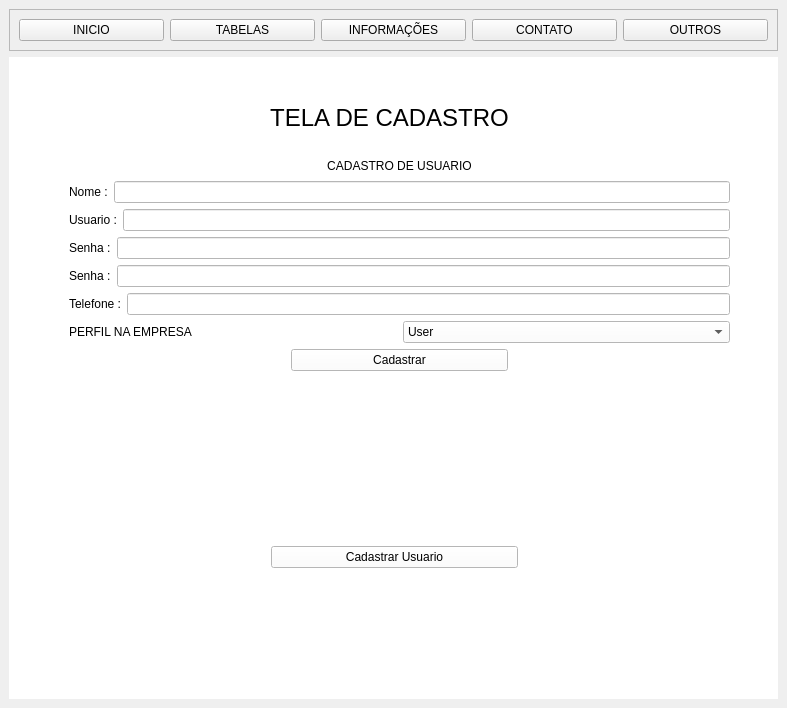
<?xml version="1.0" encoding="UTF-8"?>
<ui version="4.0">
 <class>MainWindow</class>
 <widget class="QMainWindow" name="MainWindow">
  <property name="geometry">
   <rect>
    <x>0</x>
    <y>0</y>
    <width>787</width>
    <height>708</height>
   </rect>
  </property>
  <property name="windowTitle">
   <string>MainWindow</string>
  </property>
  <widget class="QWidget" name="centralwidget">
   <layout class="QVBoxLayout" name="verticalLayout">
    <item>
     <widget class="QFrame" name="frame">
      <property name="frameShape">
       <enum>QFrame::StyledPanel</enum>
      </property>
      <property name="frameShadow">
       <enum>QFrame::Raised</enum>
      </property>
      <layout class="QHBoxLayout" name="horizontalLayout">
       <item>
        <widget class="QPushButton" name="btn_inicio">
         <property name="text">
          <string>INICIO</string>
         </property>
        </widget>
       </item>
       <item>
        <widget class="QPushButton" name="btn_tabela">
         <property name="text">
          <string>TABELAS</string>
         </property>
        </widget>
       </item>
       <item>
        <widget class="QPushButton" name="btn_info">
         <property name="text">
          <string>INFORMAÇÕES</string>
         </property>
        </widget>
       </item>
       <item>
        <widget class="QPushButton" name="btn_cont">
         <property name="text">
          <string>CONTATO</string>
         </property>
        </widget>
       </item>
       <item>
        <widget class="QPushButton" name="btn_outros">
         <property name="text">
          <string>OUTROS</string>
         </property>
        </widget>
       </item>
      </layout>
     </widget>
    </item>
    <item>
     <widget class="QStackedWidget" name="Pages">
      <property name="styleSheet">
       <string notr="true">background-color: rgb(255, 255, 255);
background-color: rgb(255, 255, 255);</string>
      </property>
      <property name="currentIndex">
       <number>2</number>
      </property>
      <widget class="QWidget" name="pg_table">
       <widget class="QWidget" name="">
        <property name="geometry">
         <rect>
          <x>40</x>
          <y>70</y>
          <width>701</width>
          <height>512</height>
         </rect>
        </property>
        <layout class="QHBoxLayout" name="horizontalLayout_4">
         <item>
          <widget class="QTabWidget" name="tabWidget">
           <property name="currentIndex">
            <number>0</number>
           </property>
           <widget class="QWidget" name="tab">
            <attribute name="title">
             <string>TreeWidget</string>
            </attribute>
            <layout class="QVBoxLayout" name="verticalLayout_2">
             <item>
              <layout class="QHBoxLayout" name="horizontalLayout_3">
               <item>
                <widget class="QLineEdit" name="txt_file"/>
               </item>
               <item>
                <widget class="QPushButton" name="btn_open">
                 <property name="text">
                  <string>Abrir</string>
                 </property>
                </widget>
               </item>
              </layout>
             </item>
             <item>
              <layout class="QVBoxLayout" name="verticalLayout_5">
               <item>
                <layout class="QVBoxLayout" name="verticalLayout_4">
                 <item>
                  <widget class="QLabel" name="label_3">
                   <property name="text">
                    <string>ESTOQUE</string>
                   </property>
                  </widget>
                 </item>
                 <item>
                  <widget class="QTreeWidget" name="tw_estoque">
                   <column>
                    <property name="text">
                     <string>Estoque</string>
                    </property>
                   </column>
                   <column>
                    <property name="text">
                     <string>Entradas</string>
                    </property>
                   </column>
                   <column>
                    <property name="text">
                     <string>Saídas</string>
                    </property>
                   </column>
                   <column>
                    <property name="text">
                     <string>Fornecedores</string>
                    </property>
                   </column>
                   <column>
                    <property name="text">
                     <string>Data de importação</string>
                    </property>
                   </column>
                   <column>
                    <property name="text">
                     <string>Controle de Qualidade</string>
                    </property>
                   </column>
                   <column>
                    <property name="text">
                     <string>Usuario</string>
                    </property>
                   </column>
                   <column>
                    <property name="text">
                     <string>Descrição do item</string>
                    </property>
                   </column>
                  </widget>
                 </item>
                </layout>
               </item>
               <item>
                <layout class="QVBoxLayout" name="verticalLayout_3">
                 <item>
                  <widget class="QLabel" name="label_2">
                   <property name="text">
                    <string>SAIDA</string>
                   </property>
                  </widget>
                 </item>
                 <item>
                  <widget class="QTreeWidget" name="tw_saida">
                   <column>
                    <property name="text">
                     <string>NFe</string>
                    </property>
                   </column>
                   <column>
                    <property name="text">
                     <string>Serie</string>
                    </property>
                   </column>
                   <column>
                    <property name="text">
                     <string>Data de Saída</string>
                    </property>
                   </column>
                   <column>
                    <property name="text">
                     <string>Data de importação</string>
                    </property>
                   </column>
                   <column>
                    <property name="text">
                     <string>User</string>
                    </property>
                   </column>
                  </widget>
                 </item>
                </layout>
               </item>
              </layout>
             </item>
            </layout>
           </widget>
           <widget class="QWidget" name="tab_2">
            <attribute name="title">
             <string>Tab 2</string>
            </attribute>
           </widget>
          </widget>
         </item>
         <item>
          <widget class="QFrame" name="frame_2">
           <property name="frameShape">
            <enum>QFrame::StyledPanel</enum>
           </property>
           <property name="frameShadow">
            <enum>QFrame::Raised</enum>
           </property>
           <layout class="QVBoxLayout" name="verticalLayout_6">
            <item>
             <widget class="QPushButton" name="pushButton_6">
              <property name="text">
               <string>Importar</string>
              </property>
             </widget>
            </item>
            <item>
             <widget class="QPushButton" name="btn_saida">
              <property name="text">
               <string>Gerar saida</string>
              </property>
             </widget>
            </item>
            <item>
             <widget class="QPushButton" name="btn_estorno">
              <property name="text">
               <string>Estorno</string>
              </property>
             </widget>
            </item>
            <item>
             <spacer name="verticalSpacer">
              <property name="orientation">
               <enum>Qt::Vertical</enum>
              </property>
              <property name="sizeHint" stdset="0">
               <size>
                <width>40</width>
                <height>20</height>
               </size>
              </property>
             </spacer>
            </item>
           </layout>
          </widget>
         </item>
        </layout>
       </widget>
      </widget>
      <widget class="QWidget" name="pg_home">
       <widget class="QLabel" name="label">
        <property name="geometry">
         <rect>
          <x>9</x>
          <y>9</y>
          <width>751</width>
          <height>491</height>
         </rect>
        </property>
        <property name="sizePolicy">
         <sizepolicy hsizetype="Preferred" vsizetype="Minimum">
          <horstretch>0</horstretch>
          <verstretch>0</verstretch>
         </sizepolicy>
        </property>
        <property name="styleSheet">
         <string notr="true">font: 8pt &quot;Exotc350 Bd BT&quot;;
background-color: rgb(255, 255, 255);</string>
        </property>
        <property name="text">
         <string>&lt;html&gt;&lt;head/&gt;&lt;body&gt;&lt;p align=&quot;center&quot;&gt;&lt;span style=&quot; font-size:24pt; font-weight:600;&quot;&gt;Dev | Cássio Estevão &lt;/span&gt;&lt;/p&gt;&lt;p align=&quot;center&quot;&gt;&lt;span style=&quot; font-size:24pt; font-weight:600;&quot;&gt;Sistema de gerenciamento&lt;/span&gt;&lt;/p&gt;&lt;/body&gt;&lt;/html&gt;</string>
        </property>
       </widget>
      </widget>
      <widget class="QWidget" name="pg_cadastro">
       <widget class="QWidget" name="layoutWidget">
        <property name="geometry">
         <rect>
          <x>10</x>
          <y>480</y>
          <width>751</width>
          <height>41</height>
         </rect>
        </property>
        <layout class="QHBoxLayout" name="horizontalLayout_2">
         <item>
          <widget class="QLabel" name="label_4">
           <property name="text">
            <string/>
           </property>
          </widget>
         </item>
         <item>
          <widget class="QPushButton" name="btn_cadastrar">
           <property name="text">
            <string>Cadastrar Usuario</string>
           </property>
          </widget>
         </item>
         <item>
          <widget class="QLabel" name="label_5">
           <property name="text">
            <string/>
           </property>
          </widget>
         </item>
        </layout>
       </widget>
       <widget class="QLabel" name="label_14">
        <property name="geometry">
         <rect>
          <x>240</x>
          <y>50</y>
          <width>281</width>
          <height>21</height>
         </rect>
        </property>
        <property name="font">
         <font>
          <pointsize>18</pointsize>
         </font>
        </property>
        <property name="text">
         <string>TELA DE CADASTRO</string>
        </property>
        <property name="alignment">
         <set>Qt::AlignCenter</set>
        </property>
       </widget>
       <widget class="QWidget" name="">
        <property name="geometry">
         <rect>
          <x>60</x>
          <y>100</y>
          <width>661</width>
          <height>214</height>
         </rect>
        </property>
        <layout class="QVBoxLayout" name="verticalLayout_8">
         <item>
          <widget class="QLabel" name="label_6">
           <property name="text">
            <string>CADASTRO DE USUARIO</string>
           </property>
           <property name="alignment">
            <set>Qt::AlignCenter</set>
           </property>
          </widget>
         </item>
         <item>
          <layout class="QVBoxLayout" name="verticalLayout_7">
           <item>
            <layout class="QHBoxLayout" name="horizontalLayout_5">
             <item>
              <widget class="QLabel" name="label_7">
               <property name="text">
                <string>Nome :</string>
               </property>
              </widget>
             </item>
             <item>
              <widget class="QLineEdit" name="txt_nome"/>
             </item>
            </layout>
           </item>
           <item>
            <layout class="QHBoxLayout" name="horizontalLayout_6">
             <item>
              <widget class="QLabel" name="label_8">
               <property name="text">
                <string>Usuario :</string>
               </property>
              </widget>
             </item>
             <item>
              <widget class="QLineEdit" name="txt_usuario"/>
             </item>
            </layout>
           </item>
           <item>
            <layout class="QHBoxLayout" name="horizontalLayout_7">
             <item>
              <widget class="QLabel" name="label_9">
               <property name="text">
                <string>Senha :</string>
               </property>
              </widget>
             </item>
             <item>
              <widget class="QLineEdit" name="text_senha">
               <property name="alignment">
                <set>Qt::AlignJustify|Qt::AlignVCenter</set>
               </property>
              </widget>
             </item>
            </layout>
           </item>
           <item>
            <layout class="QHBoxLayout" name="horizontalLayout_8">
             <item>
              <widget class="QLabel" name="label_10">
               <property name="text">
                <string>Senha :</string>
               </property>
              </widget>
             </item>
             <item>
              <widget class="QLineEdit" name="txt_senha2"/>
             </item>
            </layout>
           </item>
           <item>
            <layout class="QHBoxLayout" name="horizontalLayout_9">
             <item>
              <widget class="QLabel" name="label_11">
               <property name="text">
                <string>Telefone :</string>
               </property>
              </widget>
             </item>
             <item>
              <widget class="QLineEdit" name="txt_tell"/>
             </item>
            </layout>
           </item>
           <item>
            <layout class="QHBoxLayout" name="horizontalLayout_10">
             <item>
              <widget class="QLabel" name="label_12">
               <property name="text">
                <string>PERFIL NA EMPRESA</string>
               </property>
              </widget>
             </item>
             <item>
              <widget class="QComboBox" name="cb_perfil">
               <item>
                <property name="text">
                 <string>User </string>
                </property>
               </item>
               <item>
                <property name="text">
                 <string>Admin</string>
                </property>
               </item>
              </widget>
             </item>
            </layout>
           </item>
           <item>
            <layout class="QHBoxLayout" name="horizontalLayout_11">
             <item>
              <widget class="QLabel" name="label_13">
               <property name="text">
                <string/>
               </property>
              </widget>
             </item>
             <item>
              <widget class="QPushButton" name="btn_cadastrar_2">
               <property name="text">
                <string>Cadastrar</string>
               </property>
              </widget>
             </item>
             <item>
              <widget class="QLabel" name="label_15">
               <property name="text">
                <string/>
               </property>
              </widget>
             </item>
            </layout>
           </item>
          </layout>
         </item>
        </layout>
       </widget>
      </widget>
     </widget>
    </item>
   </layout>
  </widget>
 </widget>
 <resources/>
 <connections/>
</ui>
